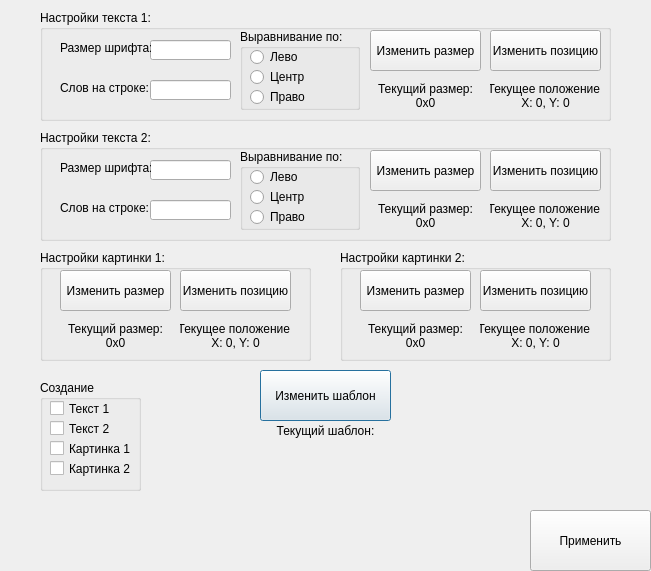
<?xml version="1.0" encoding="UTF-8"?>
<ui version="4.0">
 <class>Dialog</class>
 <widget class="QDialog" name="Dialog">
  <property name="geometry">
   <rect>
    <x>0</x>
    <y>0</y>
    <width>651</width>
    <height>571</height>
   </rect>
  </property>
  <property name="windowTitle">
   <string>Dialog</string>
  </property>
  <widget class="QPushButton" name="change_pattern">
   <property name="geometry">
    <rect>
     <x>260</x>
     <y>370</y>
     <width>131</width>
     <height>51</height>
    </rect>
   </property>
   <property name="text">
    <string>Изменить шаблон</string>
   </property>
  </widget>
  <widget class="QLabel" name="pattern_info">
   <property name="geometry">
    <rect>
     <x>260</x>
     <y>420</y>
     <width>131</width>
     <height>21</height>
    </rect>
   </property>
   <property name="text">
    <string>Текущий шаблон:</string>
   </property>
   <property name="alignment">
    <set>Qt::AlignCenter</set>
   </property>
  </widget>
  <widget class="QLabel" name="pattern_preview">
   <property name="geometry">
    <rect>
     <x>230</x>
     <y>440</y>
     <width>191</width>
     <height>121</height>
    </rect>
   </property>
   <property name="text">
    <string/>
   </property>
  </widget>
  <widget class="QGroupBox" name="text1">
   <property name="geometry">
    <rect>
     <x>40</x>
     <y>10</y>
     <width>571</width>
     <height>111</height>
    </rect>
   </property>
   <property name="title">
    <string>Настройки текста 1:</string>
   </property>
   <widget class="QLabel" name="text1_XY_info">
    <property name="geometry">
     <rect>
      <x>450</x>
      <y>70</y>
      <width>111</width>
      <height>31</height>
     </rect>
    </property>
    <property name="text">
     <string>Текущее положение:
X: 0, Y: 0</string>
    </property>
    <property name="alignment">
     <set>Qt::AlignCenter</set>
    </property>
   </widget>
   <widget class="QGroupBox" name="text1_align">
    <property name="geometry">
     <rect>
      <x>200</x>
      <y>19</y>
      <width>120</width>
      <height>81</height>
     </rect>
    </property>
    <property name="acceptDrops">
     <bool>false</bool>
    </property>
    <property name="autoFillBackground">
     <bool>false</bool>
    </property>
    <property name="title">
     <string>Выравнивание по:</string>
    </property>
    <property name="flat">
     <bool>false</bool>
    </property>
    <property name="checkable">
     <bool>false</bool>
    </property>
    <widget class="QRadioButton" name="text1_align_right">
     <property name="geometry">
      <rect>
       <x>10</x>
       <y>60</y>
       <width>82</width>
       <height>16</height>
      </rect>
     </property>
     <property name="text">
      <string>Право</string>
     </property>
    </widget>
    <widget class="QRadioButton" name="text1_align_center">
     <property name="geometry">
      <rect>
       <x>10</x>
       <y>40</y>
       <width>82</width>
       <height>16</height>
      </rect>
     </property>
     <property name="text">
      <string>Центр</string>
     </property>
    </widget>
    <widget class="QRadioButton" name="text1_align_left">
     <property name="geometry">
      <rect>
       <x>10</x>
       <y>20</y>
       <width>82</width>
       <height>16</height>
      </rect>
     </property>
     <property name="text">
      <string>Лево</string>
     </property>
    </widget>
   </widget>
   <widget class="QPushButton" name="text1_Size">
    <property name="enabled">
     <bool>true</bool>
    </property>
    <property name="geometry">
     <rect>
      <x>330</x>
      <y>20</y>
      <width>111</width>
      <height>41</height>
     </rect>
    </property>
    <property name="text">
     <string>Изменить размер</string>
    </property>
    <property name="checkable">
     <bool>false</bool>
    </property>
   </widget>
   <widget class="QPushButton" name="text1_XY">
    <property name="geometry">
     <rect>
      <x>450</x>
      <y>20</y>
      <width>111</width>
      <height>41</height>
     </rect>
    </property>
    <property name="text">
     <string>Изменить позицию</string>
    </property>
   </widget>
   <widget class="QLabel" name="text1_Size_info">
    <property name="geometry">
     <rect>
      <x>330</x>
      <y>70</y>
      <width>111</width>
      <height>31</height>
     </rect>
    </property>
    <property name="text">
     <string>Текущий размер:
0x0</string>
    </property>
    <property name="alignment">
     <set>Qt::AlignCenter</set>
    </property>
   </widget>
   <widget class="QLineEdit" name="text1_textSize">
    <property name="geometry">
     <rect>
      <x>110</x>
      <y>30</y>
      <width>81</width>
      <height>20</height>
     </rect>
    </property>
   </widget>
   <widget class="QLabel" name="text1_textSize_info">
    <property name="geometry">
     <rect>
      <x>20</x>
      <y>30</y>
      <width>91</width>
      <height>16</height>
     </rect>
    </property>
    <property name="text">
     <string>Размер шрифта: </string>
    </property>
   </widget>
   <widget class="QLabel" name="text1_delimiter_info">
    <property name="geometry">
     <rect>
      <x>20</x>
      <y>70</y>
      <width>91</width>
      <height>16</height>
     </rect>
    </property>
    <property name="text">
     <string>Слов на строке: </string>
    </property>
   </widget>
   <widget class="QLineEdit" name="text1_delimiter">
    <property name="geometry">
     <rect>
      <x>110</x>
      <y>70</y>
      <width>81</width>
      <height>20</height>
     </rect>
    </property>
   </widget>
  </widget>
  <widget class="QGroupBox" name="text2">
   <property name="geometry">
    <rect>
     <x>40</x>
     <y>130</y>
     <width>571</width>
     <height>111</height>
    </rect>
   </property>
   <property name="title">
    <string>Настройки текста 2:</string>
   </property>
   <widget class="QLabel" name="text2_XY_info">
    <property name="geometry">
     <rect>
      <x>450</x>
      <y>70</y>
      <width>111</width>
      <height>31</height>
     </rect>
    </property>
    <property name="text">
     <string>Текущее положение:
X: 0, Y: 0</string>
    </property>
    <property name="alignment">
     <set>Qt::AlignCenter</set>
    </property>
   </widget>
   <widget class="QGroupBox" name="text2_align">
    <property name="geometry">
     <rect>
      <x>200</x>
      <y>19</y>
      <width>120</width>
      <height>81</height>
     </rect>
    </property>
    <property name="acceptDrops">
     <bool>false</bool>
    </property>
    <property name="autoFillBackground">
     <bool>false</bool>
    </property>
    <property name="title">
     <string>Выравнивание по:</string>
    </property>
    <property name="flat">
     <bool>false</bool>
    </property>
    <property name="checkable">
     <bool>false</bool>
    </property>
    <widget class="QRadioButton" name="text2_align_right">
     <property name="geometry">
      <rect>
       <x>10</x>
       <y>60</y>
       <width>82</width>
       <height>16</height>
      </rect>
     </property>
     <property name="text">
      <string>Право</string>
     </property>
    </widget>
    <widget class="QRadioButton" name="text2_align_center">
     <property name="geometry">
      <rect>
       <x>10</x>
       <y>40</y>
       <width>82</width>
       <height>16</height>
      </rect>
     </property>
     <property name="text">
      <string>Центр</string>
     </property>
    </widget>
    <widget class="QRadioButton" name="text2_align_left">
     <property name="geometry">
      <rect>
       <x>10</x>
       <y>20</y>
       <width>82</width>
       <height>16</height>
      </rect>
     </property>
     <property name="text">
      <string>Лево</string>
     </property>
    </widget>
   </widget>
   <widget class="QPushButton" name="text2_Size">
    <property name="geometry">
     <rect>
      <x>330</x>
      <y>20</y>
      <width>111</width>
      <height>41</height>
     </rect>
    </property>
    <property name="text">
     <string>Изменить размер</string>
    </property>
   </widget>
   <widget class="QPushButton" name="text2_XY">
    <property name="geometry">
     <rect>
      <x>450</x>
      <y>20</y>
      <width>111</width>
      <height>41</height>
     </rect>
    </property>
    <property name="text">
     <string>Изменить позицию</string>
    </property>
   </widget>
   <widget class="QLabel" name="text2_Size_info">
    <property name="geometry">
     <rect>
      <x>330</x>
      <y>70</y>
      <width>111</width>
      <height>31</height>
     </rect>
    </property>
    <property name="text">
     <string>Текущий размер:
0x0</string>
    </property>
    <property name="alignment">
     <set>Qt::AlignCenter</set>
    </property>
   </widget>
   <widget class="QLineEdit" name="text2_textSize">
    <property name="geometry">
     <rect>
      <x>110</x>
      <y>30</y>
      <width>81</width>
      <height>20</height>
     </rect>
    </property>
   </widget>
   <widget class="QLabel" name="text2_textSize_info">
    <property name="geometry">
     <rect>
      <x>20</x>
      <y>30</y>
      <width>91</width>
      <height>16</height>
     </rect>
    </property>
    <property name="text">
     <string>Размер шрифта: </string>
    </property>
   </widget>
   <widget class="QLabel" name="text2_delimiter_info">
    <property name="geometry">
     <rect>
      <x>20</x>
      <y>70</y>
      <width>91</width>
      <height>16</height>
     </rect>
    </property>
    <property name="text">
     <string>Слов на строке: </string>
    </property>
   </widget>
   <widget class="QLineEdit" name="text2_delimiter">
    <property name="geometry">
     <rect>
      <x>110</x>
      <y>70</y>
      <width>81</width>
      <height>20</height>
     </rect>
    </property>
   </widget>
  </widget>
  <widget class="QGroupBox" name="image1">
   <property name="geometry">
    <rect>
     <x>40</x>
     <y>250</y>
     <width>271</width>
     <height>111</height>
    </rect>
   </property>
   <property name="title">
    <string>Настройки картинки 1:</string>
   </property>
   <widget class="QPushButton" name="image1_XY">
    <property name="geometry">
     <rect>
      <x>140</x>
      <y>20</y>
      <width>111</width>
      <height>41</height>
     </rect>
    </property>
    <property name="text">
     <string>Изменить позицию</string>
    </property>
   </widget>
   <widget class="QPushButton" name="image1_Size">
    <property name="geometry">
     <rect>
      <x>20</x>
      <y>20</y>
      <width>111</width>
      <height>41</height>
     </rect>
    </property>
    <property name="text">
     <string>Изменить размер</string>
    </property>
   </widget>
   <widget class="QLabel" name="image1_Size_info">
    <property name="geometry">
     <rect>
      <x>20</x>
      <y>70</y>
      <width>111</width>
      <height>31</height>
     </rect>
    </property>
    <property name="text">
     <string>Текущий размер:
0x0</string>
    </property>
    <property name="alignment">
     <set>Qt::AlignCenter</set>
    </property>
   </widget>
   <widget class="QLabel" name="image1_XY_info">
    <property name="geometry">
     <rect>
      <x>140</x>
      <y>70</y>
      <width>111</width>
      <height>31</height>
     </rect>
    </property>
    <property name="text">
     <string>Текущее положение:
X: 0, Y: 0</string>
    </property>
    <property name="alignment">
     <set>Qt::AlignCenter</set>
    </property>
   </widget>
  </widget>
  <widget class="QGroupBox" name="image2">
   <property name="geometry">
    <rect>
     <x>340</x>
     <y>250</y>
     <width>271</width>
     <height>111</height>
    </rect>
   </property>
   <property name="title">
    <string>Настройки картинки 2:</string>
   </property>
   <widget class="QPushButton" name="image2_XY">
    <property name="geometry">
     <rect>
      <x>140</x>
      <y>20</y>
      <width>111</width>
      <height>41</height>
     </rect>
    </property>
    <property name="text">
     <string>Изменить позицию</string>
    </property>
   </widget>
   <widget class="QPushButton" name="image2_Size">
    <property name="geometry">
     <rect>
      <x>20</x>
      <y>20</y>
      <width>111</width>
      <height>41</height>
     </rect>
    </property>
    <property name="text">
     <string>Изменить размер</string>
    </property>
   </widget>
   <widget class="QLabel" name="image2_Size_info">
    <property name="geometry">
     <rect>
      <x>20</x>
      <y>70</y>
      <width>111</width>
      <height>31</height>
     </rect>
    </property>
    <property name="text">
     <string>Текущий размер:
0x0</string>
    </property>
    <property name="alignment">
     <set>Qt::AlignCenter</set>
    </property>
   </widget>
   <widget class="QLabel" name="image2_XY_info">
    <property name="geometry">
     <rect>
      <x>140</x>
      <y>70</y>
      <width>111</width>
      <height>31</height>
     </rect>
    </property>
    <property name="text">
     <string>Текущее положение:
X: 0, Y: 0</string>
    </property>
    <property name="alignment">
     <set>Qt::AlignCenter</set>
    </property>
   </widget>
  </widget>
  <widget class="QPushButton" name="save_button">
   <property name="geometry">
    <rect>
     <x>530</x>
     <y>510</y>
     <width>121</width>
     <height>61</height>
    </rect>
   </property>
   <property name="text">
    <string>Применить</string>
   </property>
  </widget>
  <widget class="QGroupBox" name="creationBox">
   <property name="geometry">
    <rect>
     <x>40</x>
     <y>380</y>
     <width>101</width>
     <height>111</height>
    </rect>
   </property>
   <property name="title">
    <string>Создание</string>
   </property>
   <widget class="QCheckBox" name="text1_enable">
    <property name="geometry">
     <rect>
      <x>10</x>
      <y>20</y>
      <width>70</width>
      <height>17</height>
     </rect>
    </property>
    <property name="text">
     <string>Текст 1</string>
    </property>
   </widget>
   <widget class="QCheckBox" name="text2_enable">
    <property name="geometry">
     <rect>
      <x>10</x>
      <y>40</y>
      <width>70</width>
      <height>17</height>
     </rect>
    </property>
    <property name="text">
     <string>Текст 2</string>
    </property>
   </widget>
   <widget class="QCheckBox" name="image1_enable">
    <property name="geometry">
     <rect>
      <x>10</x>
      <y>60</y>
      <width>81</width>
      <height>17</height>
     </rect>
    </property>
    <property name="text">
     <string>Картинка 1</string>
    </property>
   </widget>
   <widget class="QCheckBox" name="image2_enable">
    <property name="geometry">
     <rect>
      <x>10</x>
      <y>80</y>
      <width>81</width>
      <height>17</height>
     </rect>
    </property>
    <property name="text">
     <string>Картинка 2</string>
    </property>
   </widget>
  </widget>
 </widget>
 <resources/>
 <connections/>
</ui>
